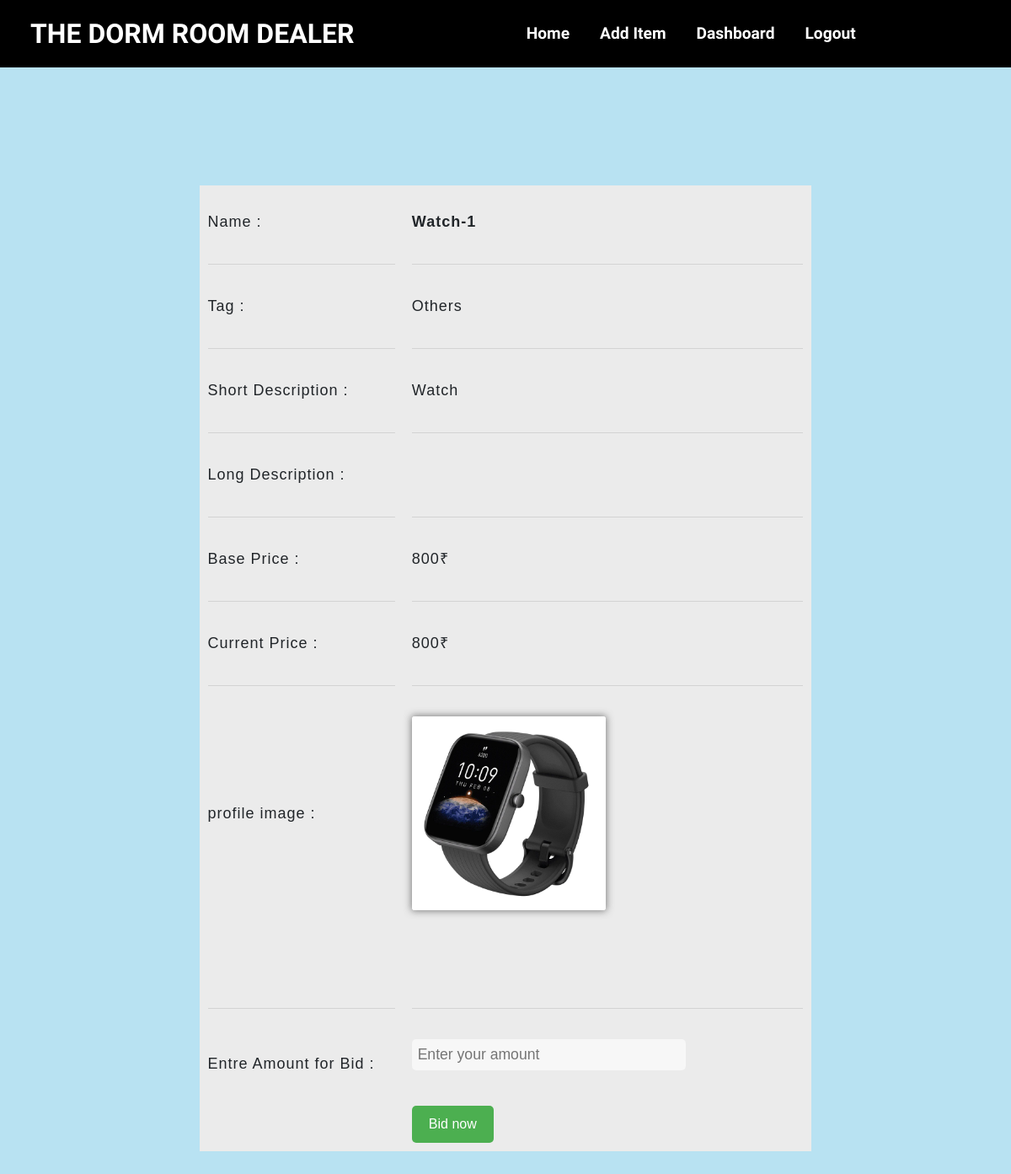
The page /items/biditem?id=22 (signed in) on the database as committed earlier.
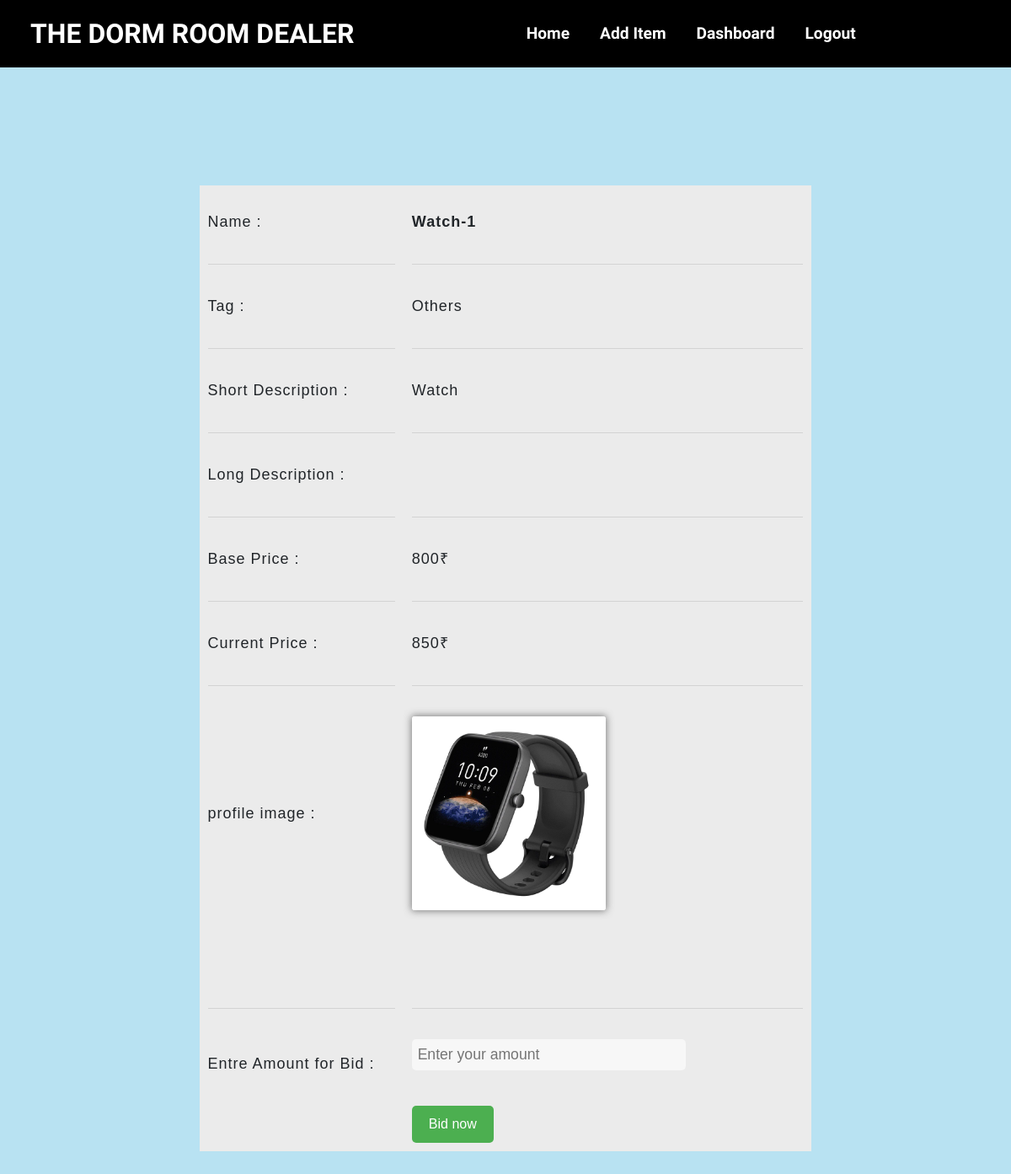
The same page on the database as committed later.
### items/models.py (models this page shows)
class Item(models.Model):
    name=models.CharField(max_length=25)
    profile=models.ImageField(upload_to='pics')
    img1=models.ImageField(upload_to='pics' ,null=True )
    img2=models.ImageField(upload_to='pics' ,null=True )
    img3=models.ImageField(upload_to='pics' ,null=True )
    img4=models.ImageField(upload_to='pics' ,null=True )
    short_description=models.CharField(max_length=50)
    long_description=models.TextField()
    basePrice=models.IntegerField()
    currentPrice=models.IntegerField()
    tag=models.CharField(max_length=25)
    status=models.CharField(null=True,max_length=25)
    sold=models.CharField(max_length=10,default="unsold")
    ownermail = models.EmailField(unique=False)
    start_date = models.DateTimeField(null = False, default=datetime.now)
    end_date = models.DateTimeField(null=False, default=datetime.now)
    highest_bidder=models.IntegerField(null=True)
    sendwinmail = models.CharField(max_length=7,default="notSent")

### items/views.py (the view)
# urls.py: path('biditem',views.biditem,name="biditem"),
@login_required(login_url='login')
def biditem(request):
    id=request.GET['id']
    item = Item.objects.get(id=id)
    lstatus="live"
    if item.status ==lstatus:
        return render(request,"biditem.html",{'item':item})
    else:
        return redirect("home")

### templates/biditem.html (shortened to what this page needs)
{% extends 'base.html' %}
{% block content %}
<div class="container">
    <center>
        <table border="0">
            <tr>
                <td height="20px"></td>
                <td height="20px"></td>
            </tr>
            <tr>
                <td>Name : </td>
                <td><b>{{item.name}}</b></td>
            </tr>
            <tr>
                <td height="10px">
                    <hr>
                </td>
                <td height="10px">
                    <hr>
                </td>
            </tr>
            <tr>
                <td class="right">Tag :</td>
                <td>{{item.tag}}</td>
            </tr>
            <tr>
                <td height="10px">
                    <hr>
                </td>
                <td height="10px">
                    <hr>
                </td>
            </tr>
            <tr>
                <td width="30%">Short Description : </td>
                <td width="60%">{{item.short_description}}</td>
            </tr>
            <tr>
                <td height="10px">
                    <hr>
                </td>
                <td height="10px">
                    <hr>
                </td>
            </tr>
            <tr>
                <td>Long Description :</td>
                <td>{{item.long_description}}</td>
            </tr>
            <tr>
                <td height="10px">
                    <hr>
                </td>
                <td height="10px">
                    <hr>
                </td>
            </tr>
            <tr>
                <td>Base Price :</td>
                <td>{{item.basePrice}}₹</td>
            </tr>
            <tr>
                <td height="10px">
                    <hr>
                </td>
                <td height="10px">
                    <hr>
                </td>
            </tr>
            <tr>
                <td>Current Price :</td>
                <td>{{item.currentPrice}}₹</td>
            </tr>
            <tr>
                <td height="10px">
                    <hr>
                </td>
                <td height="10px">
                    <hr>
                </td>
            </tr>
            <tr>
                <td>profile image :</td>
                <td><img src={{item.profile.url}} height="300" width="400"></td>
            </tr>
            <tr>
                <td height="10px"></td>
                <td height="10px"></td>
            </tr>
            <tr>
                <td>{%if item.img1 %}<img src={{item.img1.url}} height="300" width="400"></td>{%endif%}
                <td>{%if item.img2 %}<img src={{item.img2.url}} height="300" width="400"></td>{%endif%}
            </tr>
            <tr>
                <td height="10px"></td>
                <td height="10px"></td>
            </tr>
            <tr>
                <td>{%if item.img3 %}<img src={{item.img3.url}} height="300" width="400"></td>{%endif%}
                <td>{%if item.img4 %}<img src={{item.img4.url}} height="300" width="400"></td>{%endif%}
            </tr>
            <tr>
                <td height="10px">
                    <hr>
                </td>
                <td height="10px">
                    <hr>
                </td>
            </tr>
            <tr>
                <form action="successfullBid">
                    <td>Entre Amount for Bid :<input type="hidden" name="iid" value={{item.id}}></td>
                    <td><input type="number" name="bidrs" class="field" placeholder="Enter your amount"
                            min={{item.currentPrice}} max="4294967295"></td>
            </tr>
            <tr>
                <td></td>
                <td>
                    <input type="submit" class="btt" id="bid-button" value="Bid now">
                </td>
            </tr>
        </table>
    </center>
</div>
{% endblock %}

### templates/base.html (shortened to what this page needs)
<!DOCTYPE html>
<html>
    <head>
        <link rel="stylesheet" href="../static/css/nav.css">
        <link rel="stylesheet" href="https://stackpath.bootstrapcdn.com/bootstrap/4.4.1/css/bootstrap.min.css">
        <link rel="stylesheet" href="https://stackpath.bootstrapcdn.com/font-awesome/4.7.0/css/font-awesome.min.css">
    </head>
    <body>
        <header>
            <nav class="navbar navbar-expand-lg navbar-light ">
                <a class="navbar-brand">THE DORM ROOM DEALER</a>
                <div class="collapse navbar-collapse" id="navbarNav">
                    <ul class="navbar-nav">
                        <li class="nav-item">
                            <a class="nav-link" href="/home">Home</a>
                        </li>
                        <li class="nav-item">
                            <a class="nav-link" href="/items/additem">Add Item</a>
                        </li>
                        <li class="nav-item">
                            <a class="nav-link" href="/dashboard">Dashboard</a>
                        </li>
                        <li class="nav-item">
                            <a class="nav-link" href="/logout">Logout</a>
                        </li>
                    </ul>
                </div>
            </nav>
        </header>
        {% block content %}
        {% endblock %}
    </body>
</html>

### static/css/nav.css (style rules this page uses)
body { margin: 0; padding: 0; }
table { background-color: rgb(235, 235, 235); margin: 30px auto; border-spacing: 0; }
tr td { background-color: rgb(235, 235, 235); font-size: 18px; font-family: 'Josefin Sans', sans-serif; font-weight: 500; padding: 10px; }
.field { width: 70%; padding: 0.2rem 0.3rem; outline: none; border: 2px solid rgba(0, 0, 0, 0); background-color: rgb(247, 247, 247); font-size: 1.1rem; border-radius: 5px; margin-bottom: 22px; transition: .3s; }
.container { width: 100%; margin-top: 140px; font-family: sans-serif ; letter-spacing: 1px; }
img { width: 230px; height: 230px; border-radius: 3px; box-shadow: 0 0px 8px 1px rgba(87, 87, 87, 0.719); }

### templates/base.html (style rules this page uses)
.navbar { background-color: black; height: 80px; font-family: 'Barlow Semi Condensed', sans-serif; }
.navbar-brand { color: #fff !important; font-size: 2rem; font-weight: bold; margin-left: 20px; }
.navbar-nav { margin: 0 auto; }
.nav-link { color: #fff !important; font-size: 1.2rem; font-weight: bold; margin-left: 20px; }

### templates/biditem.html (style rules this page uses)
body { background-color: #B8E2F2; }
.btt { font-size: 16px; padding: 10px 20px; background-color: #4CAF50; color: white; border: none; border-radius: 5px; cursor: pointer; }

Rows that differ between the two databases and show on the page:
changed Item "Watch-1": currentPrice "800" → "850"
